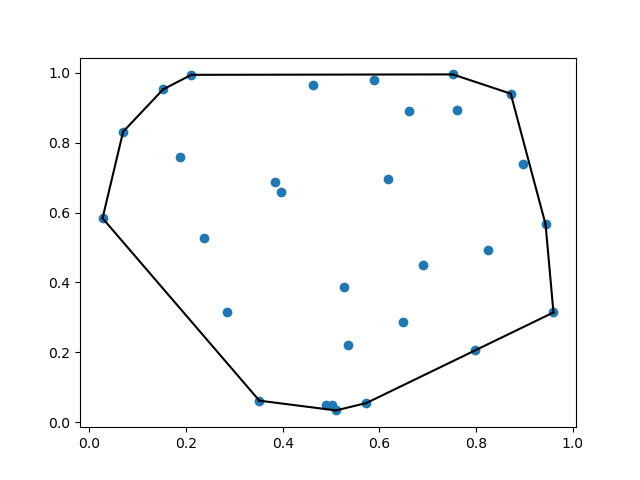

This chart was generated by the following Python code:
from scipy.spatial import ConvexHull
#original https://docs.scipy.org/doc/scipy/reference/tutorial/spatial.html
import matplotlib.pyplot as plt
import numpy as np
points = np.random.rand(30, 2) #30 random points in 2-D in [0,1)
hull = ConvexHull(points)
plt.plot(points[:,0], points[:,1], 'o')
for simplex in hull.simplices:
	plt.plot(points[simplex,0], points[simplex,1], 'k-')
plt.show()
